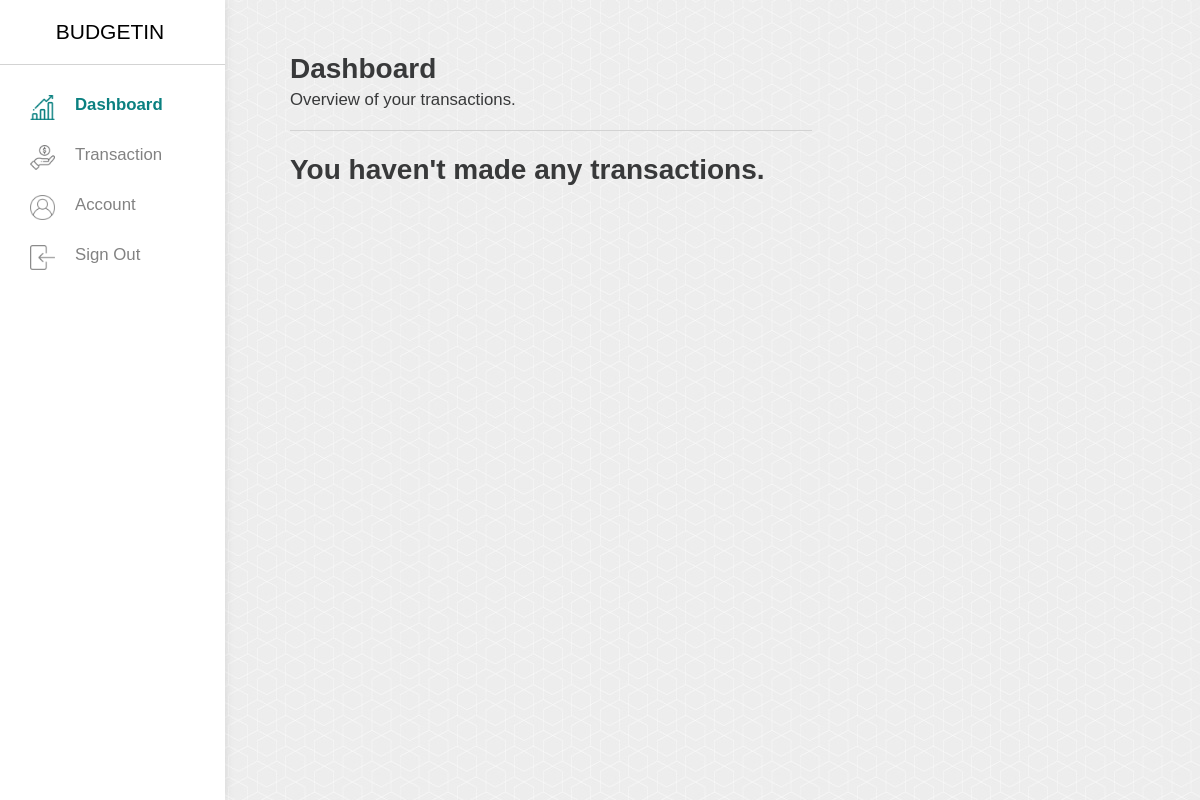
Before: /app/dashboard.php (signed in) with the older database file.
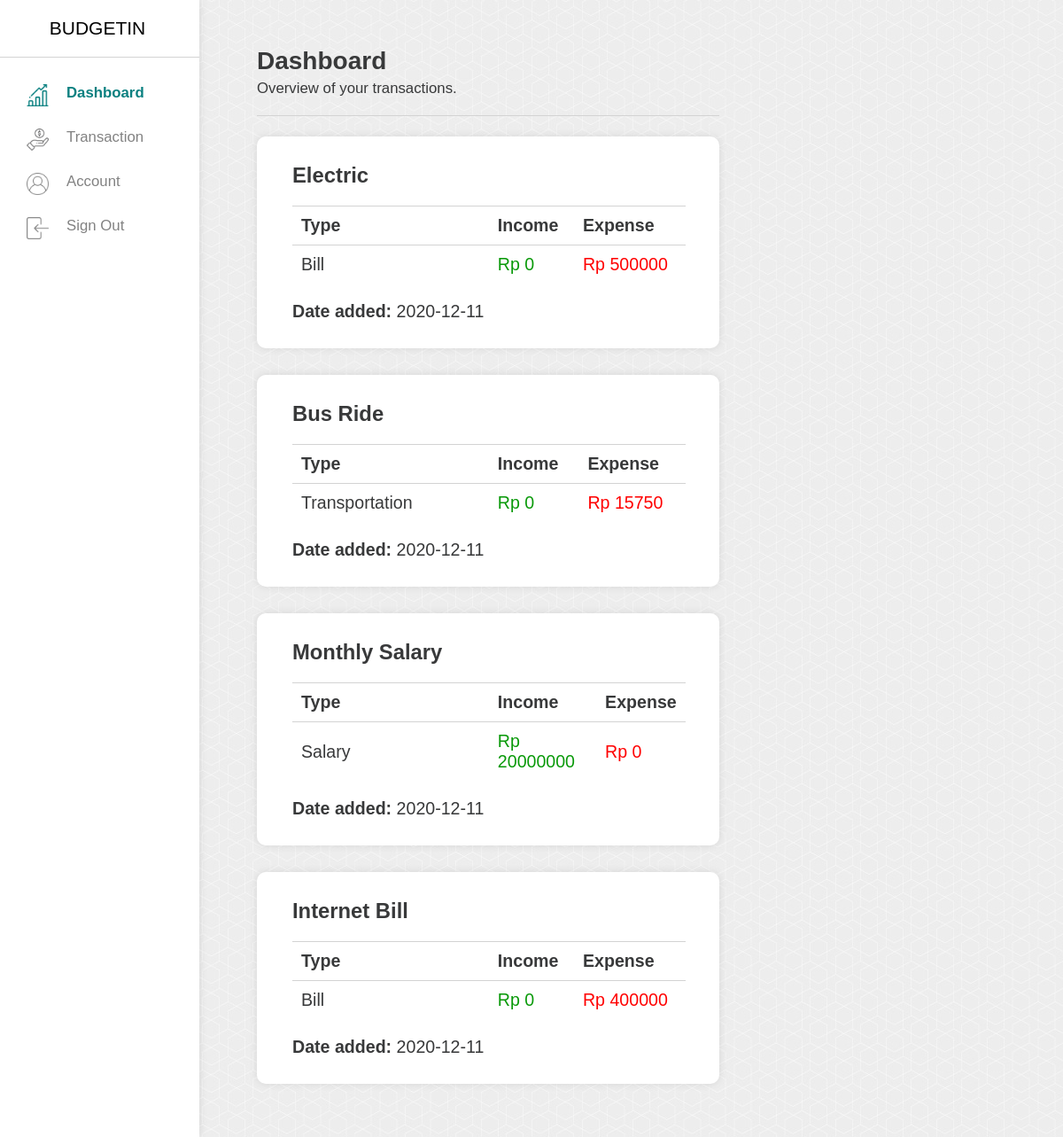
After: the same page with the newer database file.
### tables this page shows
CREATE TABLE `transactions` (
  `transaction_id` int(255) NOT NULL,
  `name` varchar(1000) NOT NULL DEFAULT 'New Transaction',
  `type` varchar(1000) NOT NULL,
  `total_expense` int(255) NOT NULL,
  `total_income` int(255) NOT NULL,
  `date_added` date NOT NULL DEFAULT current_timestamp(),
  `account_id` int(255) NOT NULL
);

### app/dashboard.php (the view, shortened to what this page needs)
<!DOCTYPE html>
<html>
    <head>
        <link rel="stylesheet" type="text/css" href="css/style-global-app.css">
        <link rel="stylesheet" type="text/css" href="css/style-app-dashboard.css">
    </head>
    <body>
    <?php
        include 'phpscripts/connect.php';
        $id = $_SESSION['currentid'];
        $selectTransaction = "SELECT * FROM `transactions` WHERE `account_id` = '$id'";
        $userQuery = $connection->query($selectTransaction);
        $addedPanes = array();
        if ($userQuery->num_rows > 0) {
            while($row = $userQuery->fetch_assoc()){
                $name = $row['name'];
                $type = $row['type'];
                $income = $row['total_income'];
                $expense = $row['total_expense'];
                $date = $row['date_added'];
                $addedElement = "<li>
                                    <div class='pane-content'>
                                        <div class='container-content-data'>
                                            <h2>$name</h2>
                                            <table id='tb-transaction' cellpadding='10' cellspacing='0'>
                                                <tr>
                                                    <th class='type'>Type</th>
                                                    <th class='income'>Income</th>
                                                    <th class='expense'>Expense</th>
                                                </tr>
                                                <tr id=>
                                                    <td>$type</td>
                                                    <td style='color: #089908'>Rp $income</td>
                                                    <td style='color: #ff0000'>Rp $expense</td>
                                                </tr>
                                            </table>
                                        </div>
                                        <h3>Date added: <span class='unbold'>$date</span></h3>
                                    </div>
                                <li>";
                $addedPanes[] = $addedElement;
            }
        }
    ?>
        <div class="wrapper">
            <div class="container-sidebar">
                <div class="container-sidebar-logo">
                    <a href="" class="logo-sidebar">BUDGETIN</a>
                </div>
                <div class="nav-and-acc">
                    <ul>
                        <li>
                            <button onclick="location.href='dashboard.php'" class="btn-sidebar btn-sidebar-active">
                                <img src="img/icons/bar-chart-active.png" class="icons-sidebar">Dashboard</a>
                            </button>
                        </li>
                        <li>
                            <button onclick="location.href='transaction.html'" class="btn-sidebar">
                                <img src="img/icons/payment.png" class="icons-sidebar">Transaction</a>
                            </button>
                        </li>
                        <li>
                            <button class="btn-sidebar">
                                <img src="img/icons/user.png" class="icons-sidebar">Account</a>
                            </button>
                        </li>
                        <li>
                            <button onclick="location.href='landing.html'" class="btn-sidebar">
                                <img src="img/icons/logout.png" class="icons-sidebar">Sign Out</a>
                            </button>
                        </li>
                    </ul>
                </div>
            </div>
<div class="container-content">
    <div class="content-middle">
        <div class="container-content-title">
            <h2>Dashboard</h2>
            <p>Overview of your transactions.</p>
        </div>
        <h2><?php if($userQuery->num_rows == 0){echo "You haven't made any transactions.";}?></h2>
        <ul class="list-transactions">
            <?php foreach($addedPanes as $display){echo $display;} ?>
        </ul>
    </div>
</div>
    </body>
</html>

### app/css/style-global-app.css (style rules this page uses)
body, html, .wrapper { margin: 0; padding: 0; height: 100%; width: 100%; scroll-behavior: smooth; scroll-padding: auto; font-family: Arial, Helvetica, sans-serif; font-size: 14px; background-color: #f0f0f0; }
.wrapper { width: 100%; height: 100%; background-image: url(../img/bg-pattern.jpg); background-attachment: fixed; background-position: top; background-repeat: repeat; overflow-y: scroll; overflow-x: hidden; }
.container-sidebar { width: 225px; margin: 0; height: 100vh; overflow: hidden; position: fixed; background-color: #ffffff; box-shadow: 0px 0px 10px 0 rgba(0, 0, 0, 0.1); }
.container-sidebar-logo { width: 100%; padding: 20px 0; margin-bottom: 20px; text-align: center; border-bottom: 1px solid #d3d3d3; }
.logo-sidebar { margin-right: 5px; font-size: 1.5em; font-weight: normal; cursor: pointer; text-decoration: none; color: #000000; }
.icons-sidebar { max-width: 25px; margin: 0 20px; float: left; }
.nav-and-acc { width: 100%; }
.nav-and-acc ul { list-style-type: none; padding: 0; }
.nav-and-acc li { margin-bottom: 5px; }
.btn-sidebar { width: 100%; height: 100%; padding: 10px; font-size: 1.2em; font-weight: 500; text-align: left; background-color: #ffffff; border: none; color: #828282; cursor: pointer; outline: none; }
.btn-sidebar-active { color: #0a8080; font-weight: 600; }
.container-content { padding: 30px 40px; margin-left: 250px; color: #38393a; }
.content-middle { width: 60%; display: inline-block; }
.container-content-title { text-align: left; border-bottom: 1px solid #d3d3d3; margin-bottom: 20px; }
.container-content-data { width: 85%; }
.container-content h2 { font-size: 2em; margin-bottom: 0; }
.container-content p { font-size: 1.2em; margin: 5px 0 20px; font-weight: 500; }
.pane-content { width: 100%; padding: 30px 0; margin-bottom: 30px; font-size: 1.4em; background-color: #ffffff; border-radius: 10px; box-shadow: 0px 0px 10px 0 rgba(0, 0, 0, 0.1); }
.pane-content h2 { width: 100%; margin: 0 40px; padding-bottom: 20px; font-size: 1.7rem; border-bottom: 1px solid #d3d3d3; }
.pane-content h3 { width: 100%; margin: 0 40px; padding-top: 20px; font-size: 1.4rem; }
.unbold { font-weight: normal; }
ul { list-style: none; }
.list-transactions { padding-left: 0; }

### app/css/style-app-dashboard.css (style rules this page uses)
#tb-transaction { width: 100%; margin: 0 40px; }
#tb-transaction tr .type { width: 50%; border-bottom: 1px solid #d3d3d3; }
#tb-transaction tr .income, .expense { max-width: 20%; border-bottom: 1px solid #d3d3d3; }

Changed rows visible on the page:
added transactions: name "Electric", type "Bill", total_income "0", total_expense "500000", date_added "2020-12-11"
added transactions: name "Bus Ride", type "Transportation", total_income "0", total_expense "15750", date_added "2020-12-11"
added transactions: name "Monthly Salary", type "Salary", total_income "20000000", total_expense "0", date_added "2020-12-11"
added transactions: name "Internet Bill", type "Bill", total_income "0", total_expense "400000", date_added "2020-12-11"
Other visible differences:
text no longer shown: "You haven't made any transactions."
